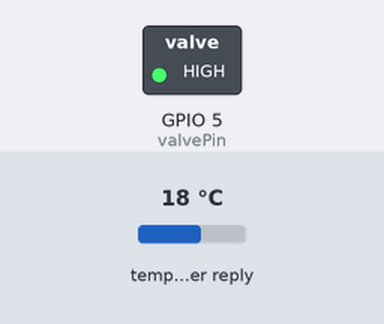
Bench run of a sketch on a simulated ESP32. Shown: switched loads named in the sketch (green lamp = pin HIGH). The inputs (shaded band) are chosen by the test bench; at power-on: temperature in the weather reply 18 °C. WiFi joins after 1.5 s; servers stay silent unless stated; web services answer with replies made up by the test bench.

Above: at 1.8 s.
At 21.2 s:
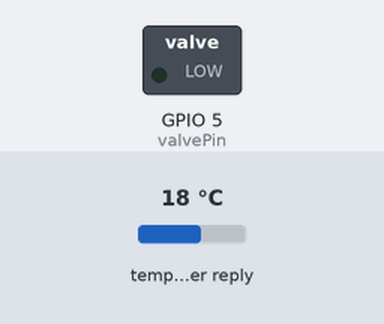
Timing chart, 0 to 22.7 s (numbered marks = the images above):
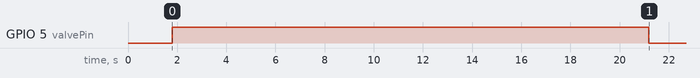

The sketch:

evapo1.ino
```cpp
#include <WiFi.h>
#include <HTTPClient.h>
#include <ArduinoJson.h>
#include <ESPAsyncWebServer.h>

const char* ssid = "hoody";
const char* password = "Innov2299";
const char* apiKey = "53d59b13462b1991bb2e594c6d8cbb1d ";
const float area_m2 = 10.0;
const float crop_coeff = 0.7;
const float flow_rate_mm_per_sec = 0.5;

const int valvePin = 5;
bool manualOverride = false;
bool valveState = false;

AsyncWebServer server(80);

String htmlPage() {
  String state = valveState ? "ON" : "OFF";
  String manual = manualOverride ? "ENABLED" : "DISABLED";
  return "<!DOCTYPE html><html><head><title>ET Monitor</title><style>"
         "body { font-family: sans-serif; text-align: center; background: #e0f7fa; padding: 50px; }"
         "h1 { color: #00796b; }"
         "button { padding: 10px 20px; font-size: 18px; margin: 10px; border: none; border-radius: 5px; cursor: pointer; }"
         "#on { background: #4caf50; color: white; }"
         "#off { background: #f44336; color: white; }"
         "#toggle { background: #03a9f4; color: white; }"
         "</style></head><body><h1>Evapotranspiration Monitor</h1>"
         "<p>Valve State: <strong>" + state + "</strong></p>"
         "<p>Manual Override: <strong>" + manual + "</strong></p>"
         "<button id='on' onclick=\"location.href='/manualon'\">Manual ON</button>"
         "<button id='off' onclick=\"location.href='/manualoff'\">Manual OFF</button>"
         "<button id='toggle' onclick=\"location.href='/autotoggle'\">Toggle Manual Mode</button>"
         "</body></html>";
}

void setup() {
  Serial.begin(115200);
  pinMode(valvePin, OUTPUT);
  digitalWrite(valvePin, LOW);
  WiFi.begin(ssid, password);
  while (WiFi.status() != WL_CONNECTED) delay(500);

  server.on("/", HTTP_GET, [](AsyncWebServerRequest *request){
    request->send(200, "text/html", htmlPage());
  });

  server.on("/manualon", HTTP_GET, [](AsyncWebServerRequest *request){
    manualOverride = true;
    valveState = true;
    digitalWrite(valvePin, HIGH);
    request->redirect("/");
  });

  server.on("/manualoff", HTTP_GET, [](AsyncWebServerRequest *request){
    manualOverride = true;
    valveState = false;
    digitalWrite(valvePin, LOW);
    request->redirect("/");
  });

  server.on("/autotoggle", HTTP_GET, [](AsyncWebServerRequest *request){
    manualOverride = !manualOverride;
    request->redirect("/");
  });

  server.begin();
}

void loop() {
  if (WiFi.status() == WL_CONNECTED && !manualOverride) {
    HTTPClient http;
    http.begin("http://api.openweathermap.org/data/2.5/onecall?lat=15.15&lon=120.58&appid=" + String(apiKey) + "&units=metric");
    int httpCode = http.GET();

    if (httpCode > 0) {
      String payload = http.getString();
      DynamicJsonDocument doc(4096);
      deserializeJson(doc, payload);

      float Tmax = doc["daily"][0]["temp"]["max"];
      float Tmin = doc["daily"][0]["temp"]["min"];
      float Tavg = (Tmax + Tmin) / 2;
      float Ra = 15; // estimated
      float ET0 = 0.0023 * (Tavg + 17.8) * sqrt(Tmax - Tmin) * Ra;
      float ET_mm = ET0 * 0.408;
      float irrigation_mm = ET_mm * crop_coeff;
      float valve_time_sec = (irrigation_mm * area_m2) / flow_rate_mm_per_sec;

      digitalWrite(valvePin, HIGH);
      delay((unsigned long)(valve_time_sec * 1000));
      digitalWrite(valvePin, LOW);
    }
    http.end();
  }
  delay(86400000); // once per day
}
```

Measured:
- by itself, GPIO 5 (valvePin): LOW → HIGH at 1.8 s, → LOW 19.4 s later
